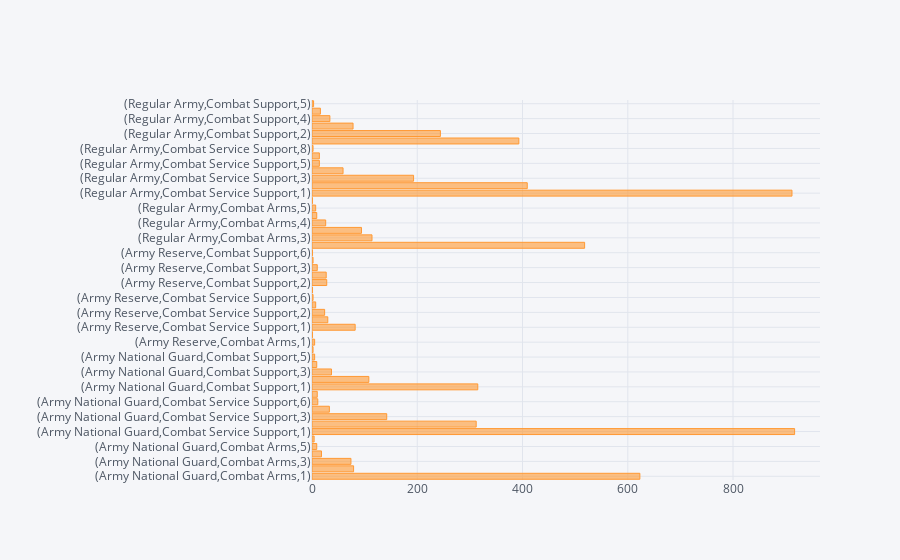

This figure's notebook cell:
### Code cell
df.groupby(["component", "branch"])["dodrace"].value_counts().iplot(kind="barh")

### Figure 1 — Plotly figure (JSON) as saved in the notebook; plotly's stock layout.template omitted (floating-point values rounded to 4 significant figures)
{"data": [{"marker": {"color": "rgba(255, 153, 51, 0.6)", "line": {"color": "rgba(255, 153, 51, 1.0)", "width": 1}}, "name": "dodrace", "orientation": "h", "text": "", "type": "bar", "x": [623, 79, 74, 18, 9, 4, 917, 312, 142, 33, 11, 10, 315, 108, 37, 9, 5, 2, 5, 1, 82, 30, 24, 7, 2, 1, 28, 27, 10, 2, 1, 518, 114, 94, 26, 9, 7, 1, 912, 409, 193, 59, 14, 14, 2, 393, 244, 78, 34, 16, 3], "y": ["(Army National Guard,Combat Arms,1)", "(Army National Guard,Combat Arms,2)", "(Army National Guard,Combat Arms,3)", "(Army National Guard,Combat Arms,4)", "(Army National Guard,Combat Arms,5)", "(Army National Guard,Combat Arms,6)", "(Army National Guard,Combat Service Support,1)", "(Army National Guard,Combat Service Support,2)", "(Army National Guard,Combat Service Support,3)", "(Army National Guard,Combat Service Support,4)", "(Army National Guard,Combat Service Support,6)", "(Army National Guard,Combat Service Support,5)", "(Army National Guard,Combat Support,1)", "(Army National Guard,Combat Support,2)", "(Army National Guard,Combat Support,3)", "(Army National Guard,Combat Support,4)", "(Army National Guard,Combat Support,5)", "(Army National Guard,Combat Support,6)", "(Army Reserve,Combat Arms,1)", "(Army Reserve,Combat Arms,3)", "(Army Reserve,Combat Service Support,1)", "(Army Reserve,Combat Service Support,3)", "(Army Reserve,Combat Service Support,2)", "(Army Reserve,Combat Service Support,4)", "(Army Reserve,Combat Service Support,6)", "(Army Reserve,Combat Service Support,5)", "(Army Reserve,Combat Support,2)", "(Army Reserve,Combat Support,1)", "(Army Reserve,Combat Support,3)", "(Army Reserve,Combat Support,4)", "(Army Reserve,Combat Support,6)", "(Regular Army,Combat Arms,1)", "(Regular Army,Combat Arms,3)", "(Regular Army,Combat Arms,2)", "(Regular Army,Combat Arms,4)", "(Regular Army,Combat Arms,6)", "(Regular Army,Combat Arms,5)", "(Regular Army,Combat Arms,8)", "(Regular Army,Combat Service Support,1)", "(Regular Army,Combat Service Support,2)", "(Regular Army,Combat Service Support,3)", "(Regular Army,Combat Service Support,4)", "(Regular Army,Combat Service Support,5)", "(Regular Army,Combat Service Support,6)", "(Regular Army,Combat Service Support,8)", "(Regular Army,Combat Support,1)", "(Regular Army,Combat Support,2)", "(Regular Army,Combat Support,3)", "(Regular Army,Combat Support,4)", "(Regular Army,Combat Support,6)", "(Regular Army,Combat Support,5)"]}], "layout": {"legend": {"bgcolor": "#F5F6F9", "font": {"color": "#4D5663"}}, "paper_bgcolor": "#F5F6F9", "plot_bgcolor": "#F5F6F9", "title": {"font": {"color": "#4D5663"}}, "xaxis": {"gridcolor": "#E1E5ED", "showgrid": true, "tickfont": {"color": "#4D5663"}, "title": {"font": {"color": "#4D5663"}, "text": ""}, "zerolinecolor": "#E1E5ED"}, "yaxis": {"gridcolor": "#E1E5ED", "showgrid": true, "tickfont": {"color": "#4D5663"}, "title": {"font": {"color": "#4D5663"}, "text": ""}, "zerolinecolor": "#E1E5ED"}}}
